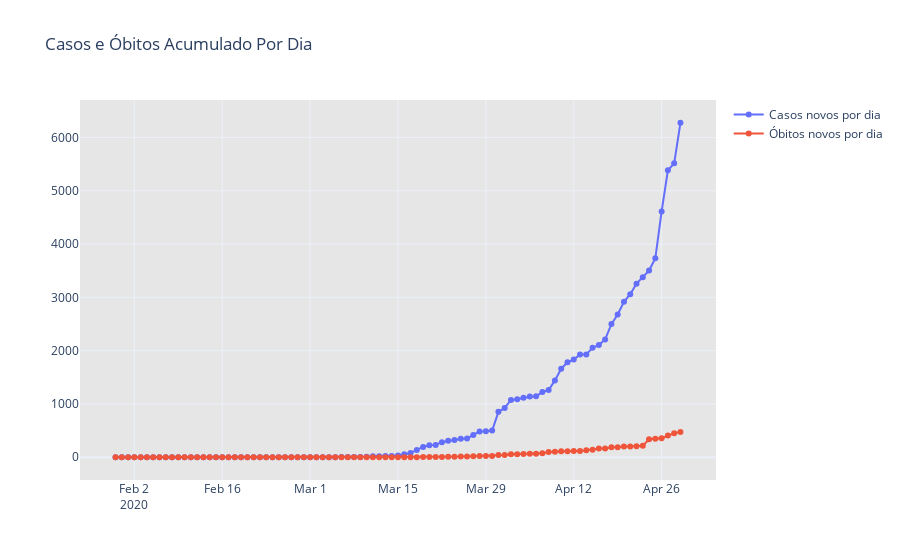

Write notebook code for a chart like this one.
### Code cell
fig = go.Figure(
    [
        go.Scatter(x = dados.data, y = casosNovos['casosNovos'], mode = 'markers+lines', name="Casos novos por dia"),
        go.Scatter(x = dados.data, y = obitosNovos['obitosNovos'], mode = 'markers+lines', name="Óbitos novos por dia"),
       
    ]
)


fig.update_layout(title='Casos e Óbitos Acumulado Por Dia',
                   plot_bgcolor='rgb(230, 230,230)',
                   showlegend=True, template="plotly_white")

fig.show()
plotly.offline.plot(fig, filename='HTML/NovosCasosObitosAcumuladoBrasilDia.html', auto_open=False)

### Figure 1 — Plotly figure (JSON) as saved in the notebook; plotly's stock layout.template omitted (floating-point values rounded to 4 significant figures; data arrays with more than 128 entries replaced by an {"elided": "..."} marker saying what was removed)
{"data": [{"mode": "markers+lines", "name": "Casos novos por dia", "type": "scatter", "x": {"elided": "2457 str values"}, "y": [0, 0, 0, 0, 0, 0, 0, 0, 0, 0, 0, 0, 0, 0, 0, 0, 0, 0, 0, 0, 0, 0, 0, 0, 0, 0, 0, 0, 0, 0, 0, 0, 0, 1, 1, 1, 4, 6, 6, 6, 9, 18, 21, 23, 25, 34, 57, 79, 137, 193, 224, 232, 283, 310, 323, 345, 353, 418, 482, 486, 502, 852, 926, 1076, 1089, 1117, 1138, 1146, 1222, 1261, 1442, 1661, 1781, 1832, 1927, 1930, 2055, 2105, 2210, 2498, 2678, 2917, 3058, 3257, 3379, 3503, 3735, 4613, 5385, 5514, 6276]}, {"mode": "markers+lines", "name": "Óbitos novos por dia", "type": "scatter", "x": {"elided": "2457 str values"}, "y": [0, 0, 0, 0, 0, 0, 0, 0, 0, 0, 0, 0, 0, 0, 0, 0, 0, 0, 0, 0, 0, 0, 0, 0, 0, 0, 0, 0, 0, 0, 0, 0, 0, 0, 0, 0, 0, 0, 0, 0, 0, 0, 0, 0, 0, 0, 0, 1, 2, 3, 5, 7, 7, 9, 11, 12, 15, 20, 22, 22, 23, 40, 42, 54, 58, 60, 67, 68, 73, 99, 105, 113, 114, 115, 115, 133, 141, 165, 166, 188, 189, 204, 204, 206, 217, 338, 346, 357, 407, 449, 474]}], "layout": {"plot_bgcolor": "rgb(230, 230,230)", "showlegend": true, "title": {"text": "Casos e Óbitos Acumulado Por Dia"}}}
